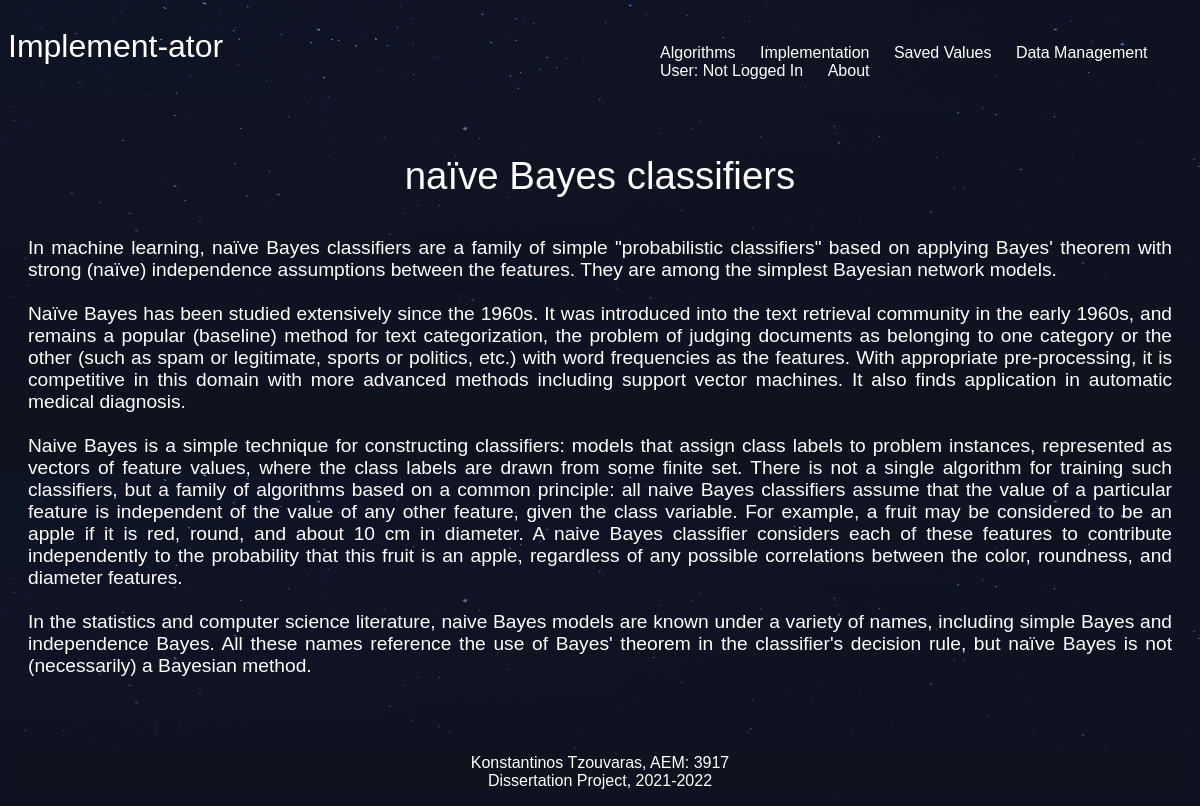
The app's page /algorithms/bayes/, older data.
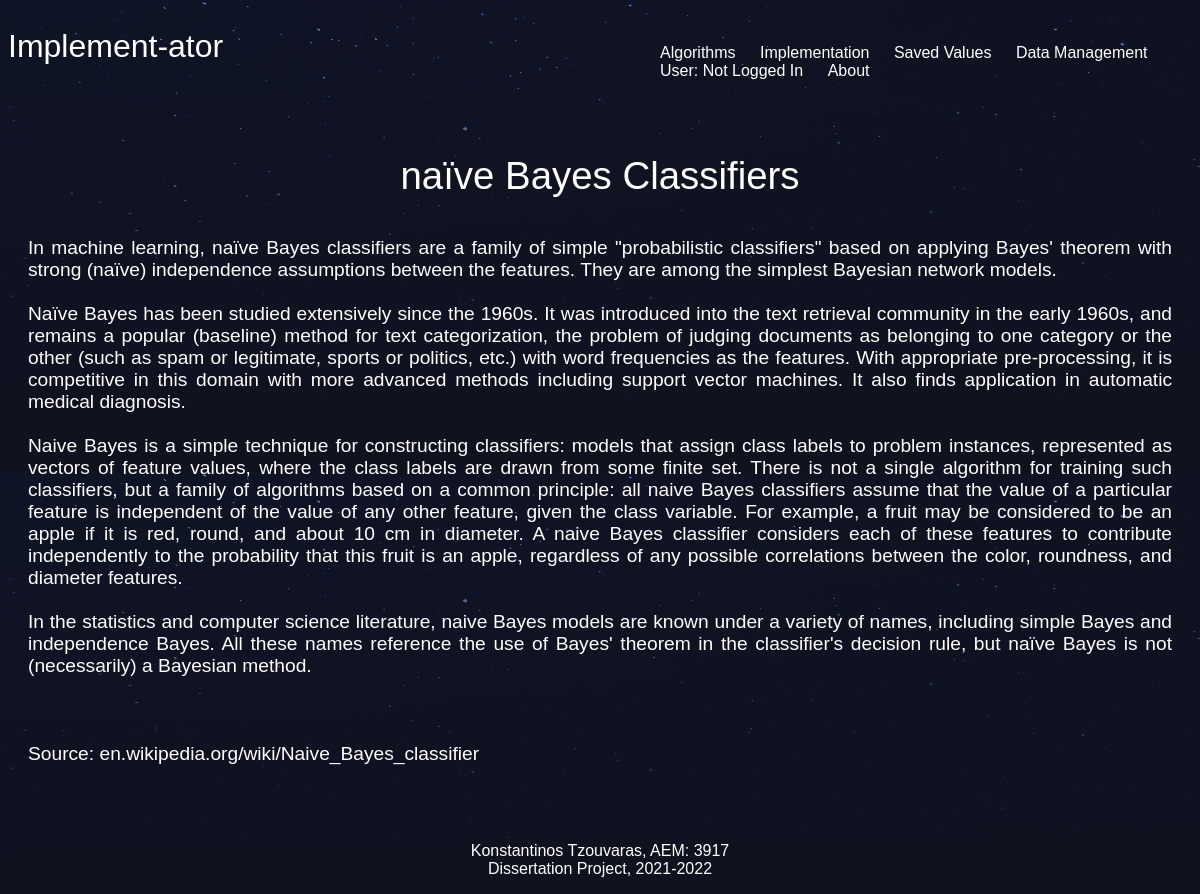
The same page, newer data.
### algorithms/models.py (models this page shows, shortened)
class Algorithm(models.Model):
    title = models.CharField(max_length=100)
    slug = models.SlugField()
    info = models.TextField()

### algorithms/views.py (the view)
# urls.py: path('<slug>/', views.algorithms_detail, name = 'detail'),
def algorithms_detail(request, slug):
    algorithm = Algorithm.objects.get(slug=slug) #Look for this algorithm in the DB and store it
    return render(request, 'algorithms/algorithms_detail.html', {'algorithm': algorithm})

### algorithms/templates/algorithms/algorithms_detail.html
{% extends 'base_layout.html' %}
{% block content %}
  <div id="algorithm_detail" class="algorithm-detail">
    <h2>{{ algorithm.title }}</h2>
    <div id="algorithm_detail_algorithm" class="algorithm">
      <p>{{ algorithm.info|safe }}</p>
    </div>
  </div>
{% endblock %}

Row changes from the older to the newer data that the page shows:
changed Algorithm: title "naïve Bayes classifiers" → "naïve Bayes Classifiers"; info "…(necessarily) a Bayesian method." → "…(necessarily) a Bayesian method. Source: en.wikipedia.org/wiki/Naive_Bayes_classifier"
